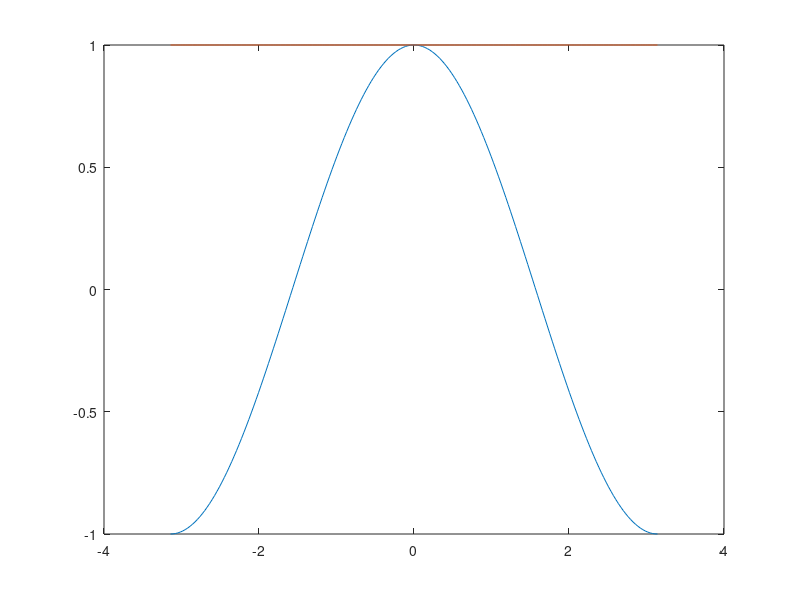
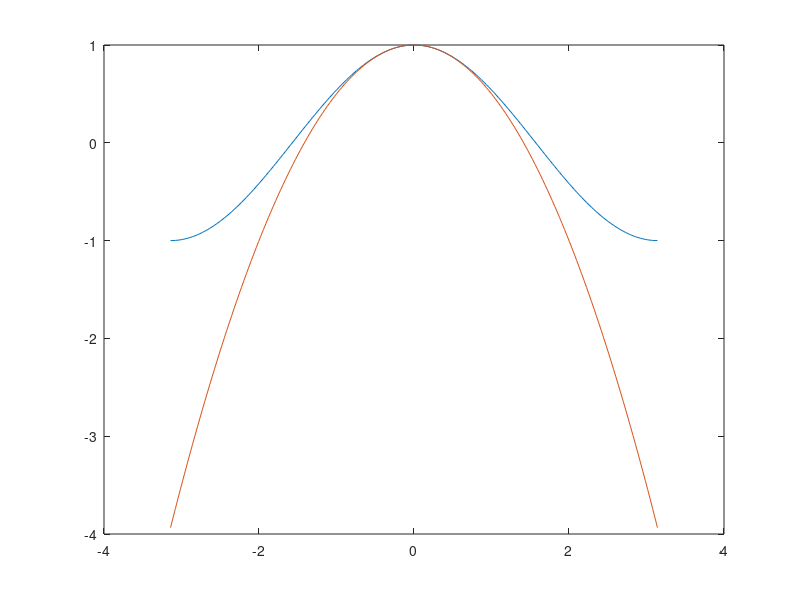
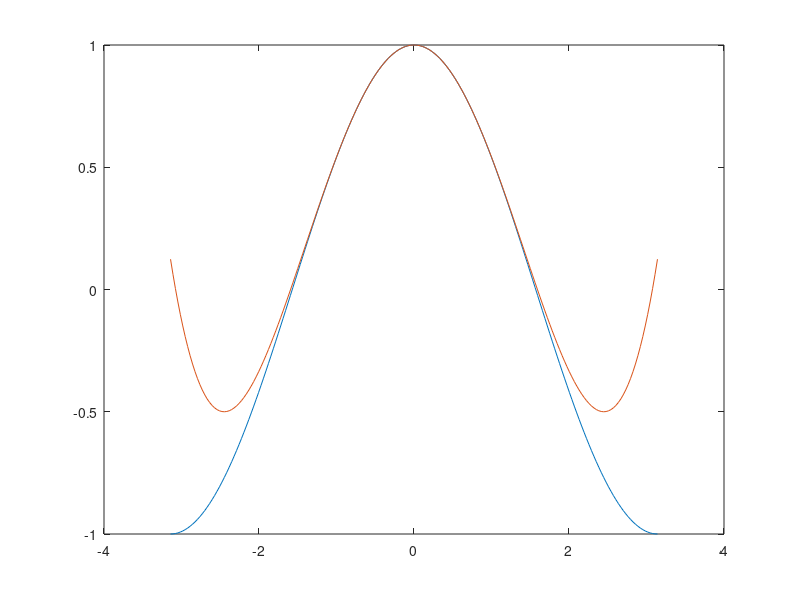
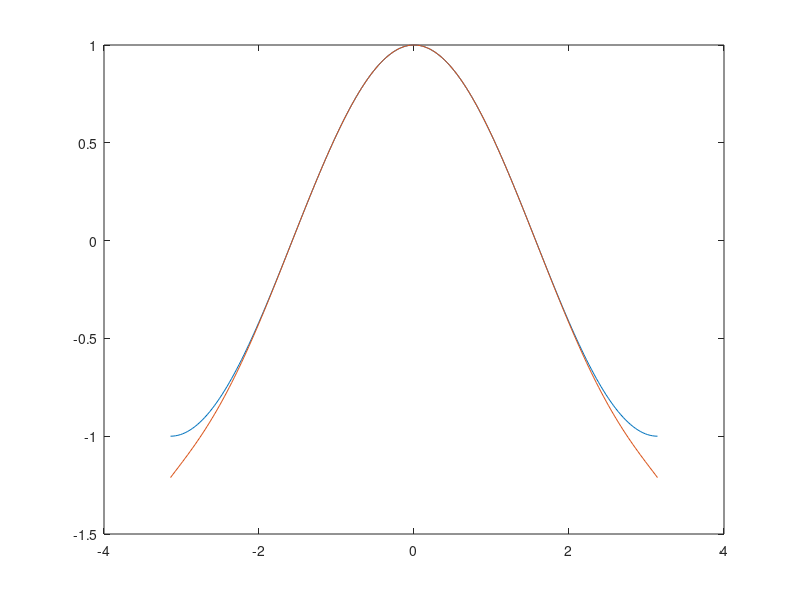

Source code (MATLAB) for these figures, in order:
addpath(pwd)

function y = g1(x)
  p = [1];  % P(x) = 1
  y = polyval(p, x);
end

function y = g2(x)
  p = [-1/factorial(2), 0, 1];  % P(x) = 1 - x^2/2!
  y = polyval(p, x);
end

function y = g3(x)
  p = [1/factorial(4), 0, -1/factorial(2), 0, 1];  % P(x) = 1 - x^2/2! + x^4/4!
  y = polyval(p, x);
end

function y = g4(x)
  p = [-1/factorial(6), 0, 1/factorial(4), 0, -1/factorial(2), 0, 1];
  % P(x) = 1 - x^2/2! + x^4/4! - x^6/6!
  y = polyval(p, x);
end
x = linspace(-pi, pi, 200);
y = cos(x);
y1 = g1(x);
y2 = g2(x);
y3 = g3(x);
y4 = g4(x);


figure()
axis([-pi pi -1.5 1.5]);
plot(x, y)
hold on
plot(x, y1)
figure()
axis([-pi pi -1.5 1.5]);
plot(x, y)
hold on
plot(x, y2)
figure()
axis([-pi pi -1.5 1.5]);
plot(x, y)
hold on
plot(x, y3)
figure()
axis([-pi pi -1.5 1.5]);
plot(x, y)
hold on
plot(x, y4)
pause

